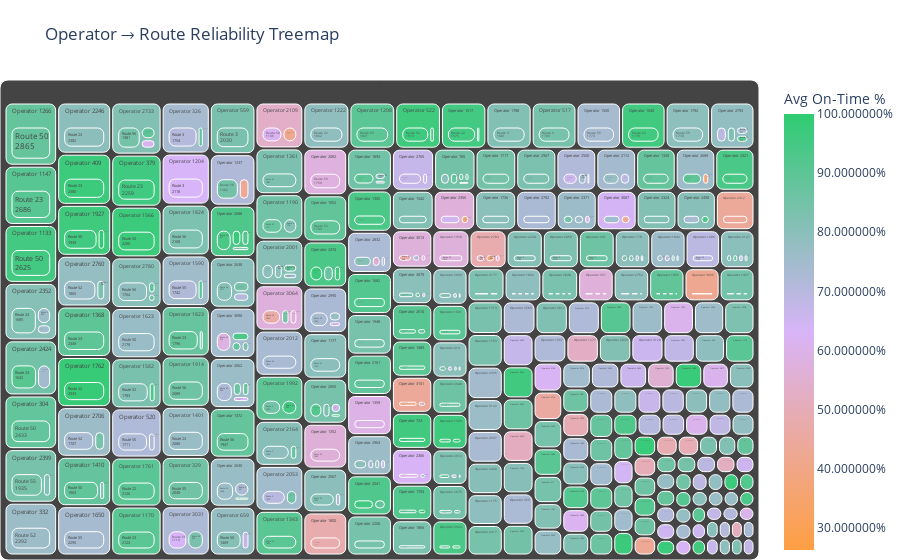

Write notebook code for a chart like this one.
### Code cell
top_pairs = op_route[op_route["total_events"] >= op_route["total_events"].quantile(0.6)].copy()
top_pairs["Operator"] = top_pairs["OPERATOR"].apply(lambda x: f"Operator {x}")
top_pairs["Route"] = top_pairs["ROUTE_ABBR"].apply(lambda x: f"Route {x}")
fig_treemap = px.treemap(
    top_pairs,
    path=["Operator","Route"],
    values="total_events",
    color="mean_on_time",
    color_continuous_scale="Tealrose",
    range_color=(top_pairs["mean_on_time"].min(), top_pairs["mean_on_time"].max()),
    hover_data={
        "mean_on_time":":.1%",
        "p90_on_time":":.1%",
        "mean_hdw_dev":":.2f",
        "total_events":":,"
    }
)
fig_treemap.update_traces(
    textinfo="label+value",
    marker=dict(cornerradius=8),
    root_color="lightgray"
)
fig_treemap.update_layout(
    title="Operator → Route Reliability Treemap",
    coloraxis_colorbar=dict(title="Avg On-Time %", tickformat="%"),
    margin=dict(t=80,l=0,r=0,b=0)
)
fig_treemap.show()

### Figure 1 — Plotly figure (JSON) as saved in the notebook; plotly's stock layout.template omitted (floating-point values rounded to 4 significant figures; data arrays with more than 128 entries replaced by an {"elided": "..."} marker saying what was removed)
{"data": [{"branchvalues": "total", "customdata": {"elided": "718x4 mixed values"}, "domain": {"x": [0, 1], "y": [0, 1]}, "hovertemplate": "labels=%{label}<br>total_events=%{customdata[3]:,}<br>parent=%{parent}<br>id=%{id}<br>mean_on_time=%{color:.1%}<br>p90_on_time=%{customdata[1]:.1%}<br>mean_hdw_dev=%{customdata[2]:.2f}<extra></extra>", "ids": {"elided": "718 str values"}, "labels": {"elided": "718 str values"}, "marker": {"coloraxis": "coloraxis", "colors": {"elided": "718 float values"}, "cornerradius": 8}, "name": "", "parents": {"elided": "718 str values"}, "root": {"color": "lightgray"}, "textinfo": "label+value", "type": "treemap", "values": {"elided": "718 int values"}}], "layout": {"coloraxis": {"cmax": 1, "cmin": 0.2623, "colorbar": {"tickformat": "%", "title": {"text": "Avg On-Time %"}}, "colorscale": [[0, "#FF9F43"], [0.5, "#D8B4F8"], [1, "#2ECC71"]]}, "legend": {"tracegroupgap": 0}, "margin": {"b": 0, "l": 0, "r": 0, "t": 80}, "title": {"text": "Operator → Route Reliability Treemap"}}}
